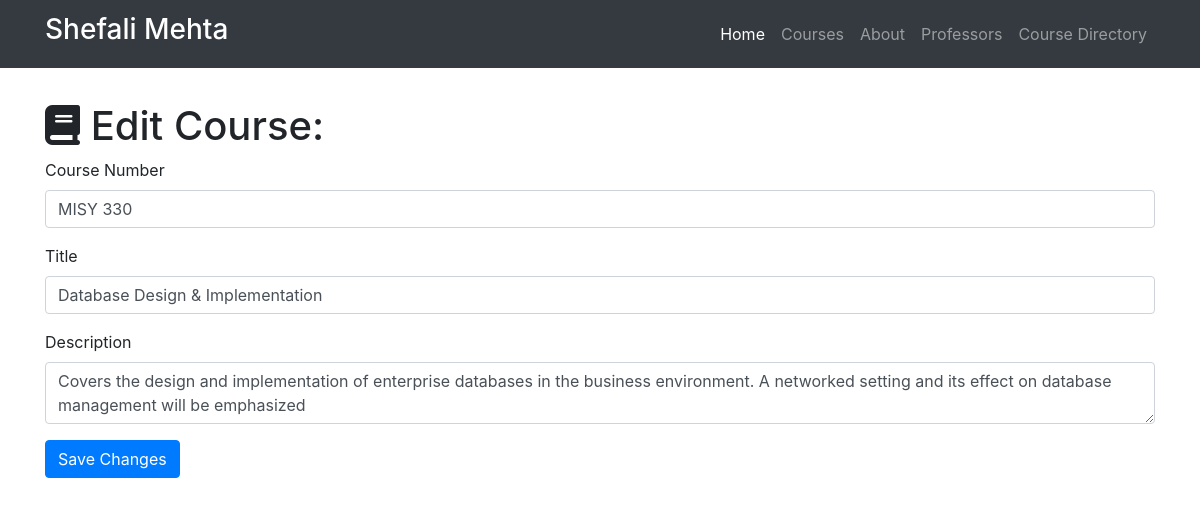
/course-directory/edit/2, run on the app's committed database.
### resume.py (models this page shows)
class Course(db.Model):
    __tablename__ = 'courses'
    id = db.Column(db.Integer, primary_key=True)
    course_number = db.Column(db.Integer)
    title = db.Column(db.String(256))
    description = db.Column(db.Text)
    professor_id = db.Column(db.Integer, db.ForeignKey('professors.id'))

### resume.py (the view, shortened to what this page needs)
@app.route('/course-directory/edit/<int:id>', methods=['GET', 'POST'])
def edit_course(id):
    course = Course.query.filter_by(id=id).first()
    if request.method == 'GET':
        return render_template('course-edit.html', course=course)

### templates/course-edit.html (shortened to what this page needs)
{% extends "base.html" %}
{% block head%}
  {{super()}}
{% endblock %}
{% block page_content %}
<div class="container">
   <h1 class="mt-5"><i class="fa fa-book" aria-hidden="true"></i> Edit Course:</h1>
  <form action="/course-directory/edit/{{course.id}}" method="post">
    <div class="form-group">
      <label>Course Number</label>
      <input class="form-control" type="text" name="course number" value="{{course.course_number}}" required="true">
    </div>
    <div class="form-group">
    <label>Title</label>
    <input class="form-control" type="text" name="title" value="{{course.title}}" required="true">
  </div>
    <div class="form-group">
      <label>Description</label>
      <textarea class="form-control" name="description" required="true">{{course.description}}</textarea>
    </div>
    <button type="submit" class="btn btn-primary">Save Changes</button>
  </form>
 </div>
{% endblock %}

### templates/course-edit.html (style rules this page uses)
body { padding-top: 54px; }

### data on the page
Course: course_number "MISY 330", title "Database Design & Implementation", description "Covers the design and implementation of enterprise databases in the business environment. A networked setting and its effect on database management will be emphasized"
